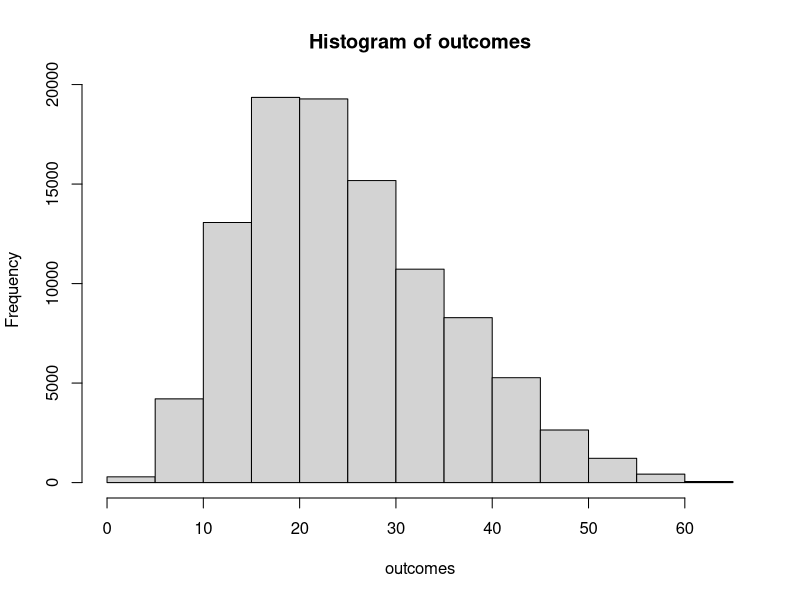

This chart was generated by the following R code:
gamma_func <- function(x, shape, rate) {
  if (x > 0)
    return(x^(shape - 1) * exp(-rate * x))
  else
    return(0)
}


metropolis <- function(theta_0, n_iter, alpha, beta) {
  theta <- vector(length = n_iter + 1)
  current <- theta_0
  for (k in 1:n_iter + 1) {
    theta[k] <- current
    proposal <- rnorm(1, mean = theta[k], sd = 1)
    prob_prop <- gamma_func(proposal, shape = alpha, rate = beta)
    prob_current <- gamma_func(current, shape = alpha, rate = beta)
    ratio <- prob_prop / prob_current
    prob_decision <- min(1, ratio)
    decision <- rbinom(1, 1, prob_decision)
    current <- ifelse(decision == 1, proposal, current)
    current <- ifelse(current > 0, current, 0)
  }
  return(theta[-1])
}

outcomes <- metropolis(1, 1e5, 5, 0.2)

hist(outcomes)
